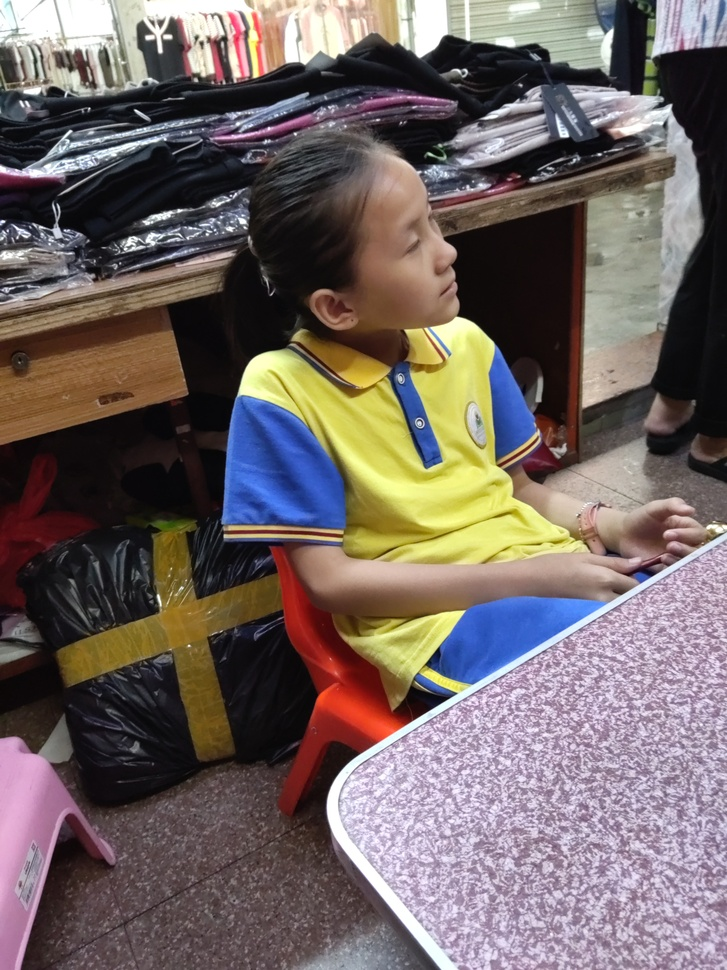
#> input picture date/hello/IMG_20240602_145221.jpg, 727 x 970 px, shrunk from 3120 x 4160 before the run
$ python b.py
#> lines starting #> are read from the running program, lines starting #| are printed output that depends on the picture
import cv2

# 图片读入

img = cv2.cvtColor(cv2.imread(input('请输入要处理文件路径：'), cv2.IMREAD_UNCHANGED),
                   cv2.COLOR_RGB2RGBA)
#> the answer given: ../../date/hello/IMG_20240602_145221.jpg
# 图片处理
print('处理中........................')
for i in range(img.shape[0]):
    for j in range(img.shape[1]):
        if img[i, j, 0] == 255 and img[i, j, 1] == 255 and img[i, j, 2] == 255:
            img[i, j, 3] = 0
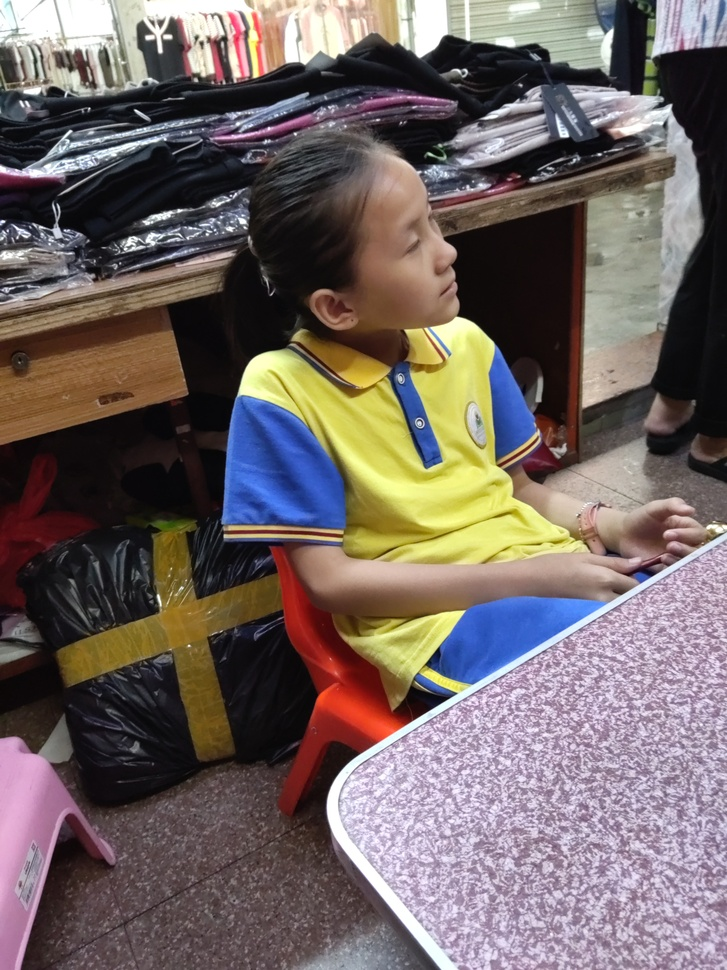
#> img: shape (970, 727, 4); mean B, G, R, A 99.4, 101.7, 113.5, 253.5
print('-------------------------处理完成-------------------------')
cv2.imwrite(input('请输入文件保存路径：'), img)
#> the answer given: ../../date/hello/002.jpg

$ run again, on date/hello/wx_camera_1713762959882.jpg
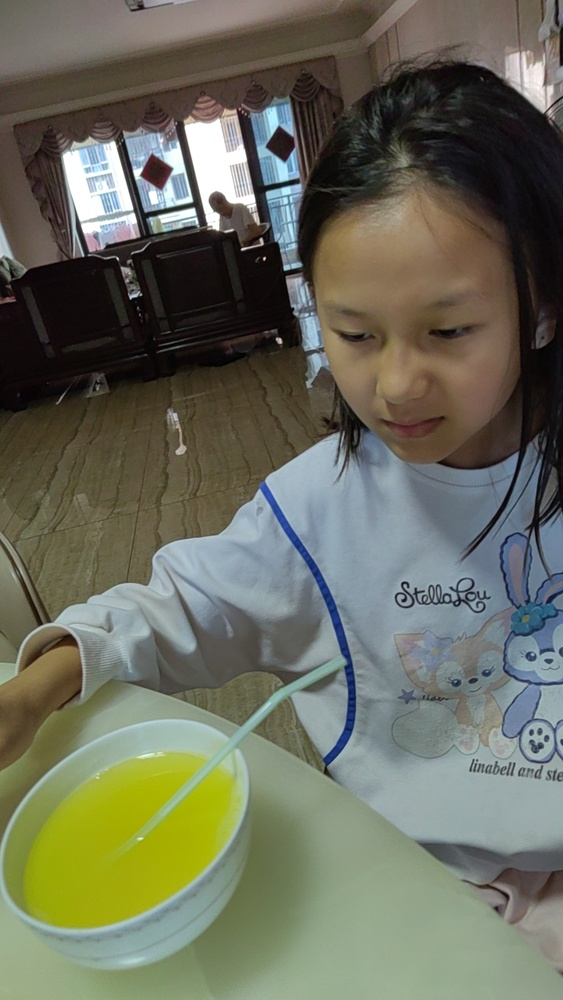
#> input picture date/hello/wx_camera_1713762959882.jpg, 563 x 1000 px, shrunk from 1080 x 1919 before the run
#> after the loop `for i in range(img.shape[0]):`:
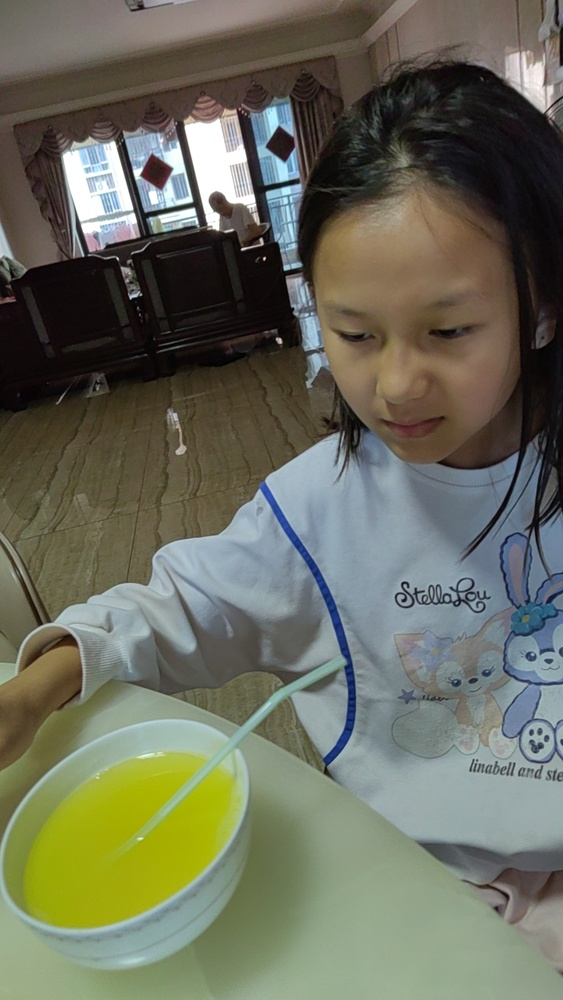
#> img: shape (1000, 563, 4); mean B, G, R, A 92.6, 108.6, 106.5, 253.9
